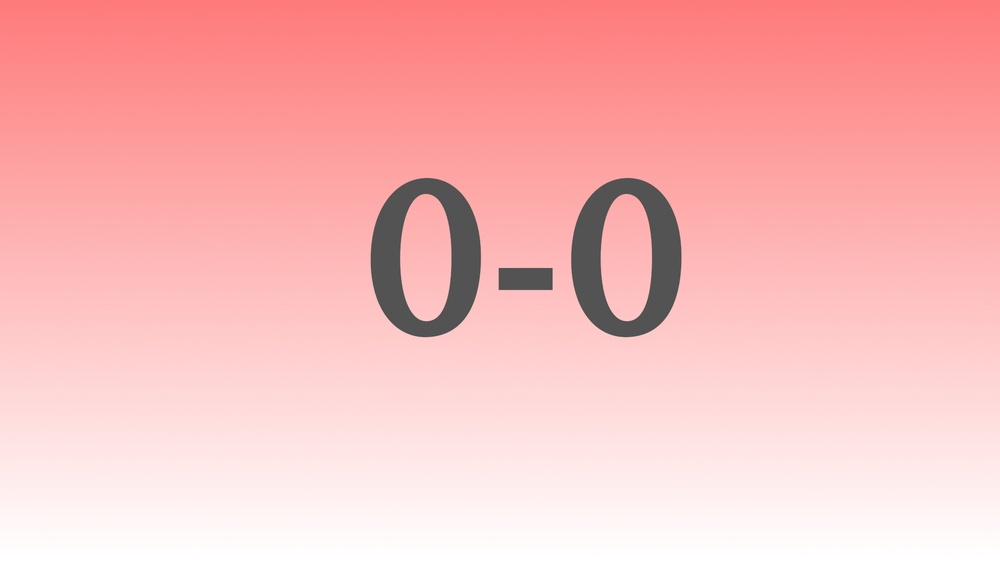
#> input picture samples/0_0.jpg, 1000 x 562 px, shrunk from 1920 x 1080 before the run
$ python immergeCV.py
#> lines starting #> are read from the running program, lines starting #| are printed output that depends on the picture
#!/bin/python
# -*- coding: utf-8 -*-
# Author: CWSun @ 20200518
# Needs openCV 4.2.0 with python 3.7+
from pathlib import Path
import numpy as np
import cv2 as cv

# ===== 手動輸入部分 Manual input =====
# 設定影像路徑
base_dir = Path(r"./samples") # 建議填完整路徑
# 檔案清單，注意：垂直的先放
img_path = [base_dir/"0_0.jpg",base_dir/"1_0.jpg",base_dir/"2_0.jpg",
            base_dir/"0_1.jpg",base_dir/"1_1.jpg",base_dir/"2_1.jpg",]
ver = 3; hor = 2
output_filename="MergedTif.tif"

# ===== 主程式 Main script =====
# Check dimension
if len(img_path) != ( ver * hor):
    raise ValueError("[Error] Insufficient image files.")
# Detect the dimension by reading first image
img0 = cv.imread(str(img_path[0]))
#> img0 is the input picture: shape (562, 1000, 3); mean B, G, R 185.5, 185.5, 248.4
if img0 is None:
    print(f"Cannot open the file {img_path[0]}. Please use ascii characters only.")
    print(f"無法開啟檔案 {img_path[0]}，請確認檔案路徑並'不含'非英文字元。")
    raise ValueError(f"Cannot open the file {img_path[0]}. Please use ascii characters only.")
rows, cols, deps = (None,None,None)
if img0.ndim == 3:
    rows, cols, deps = img0.shape
#> rows = 562; cols = 1000; deps = 3
    # Allocate memory
    img_f = np.zeros(shape=(rows*ver,cols*hor,3),dtype=img0.dtype)
    del img0
    # Fillin the data
    for j in range(hor):
        # hor
        for i in range(ver):
            # col
            print(f"Reading {str(img_path[j*ver+i])}")
            imgi = cv.imread(str(img_path[j*ver+i]))
            img_f[rows*i:rows*(i+1),cols*j:cols*(j+1),:] = imgi
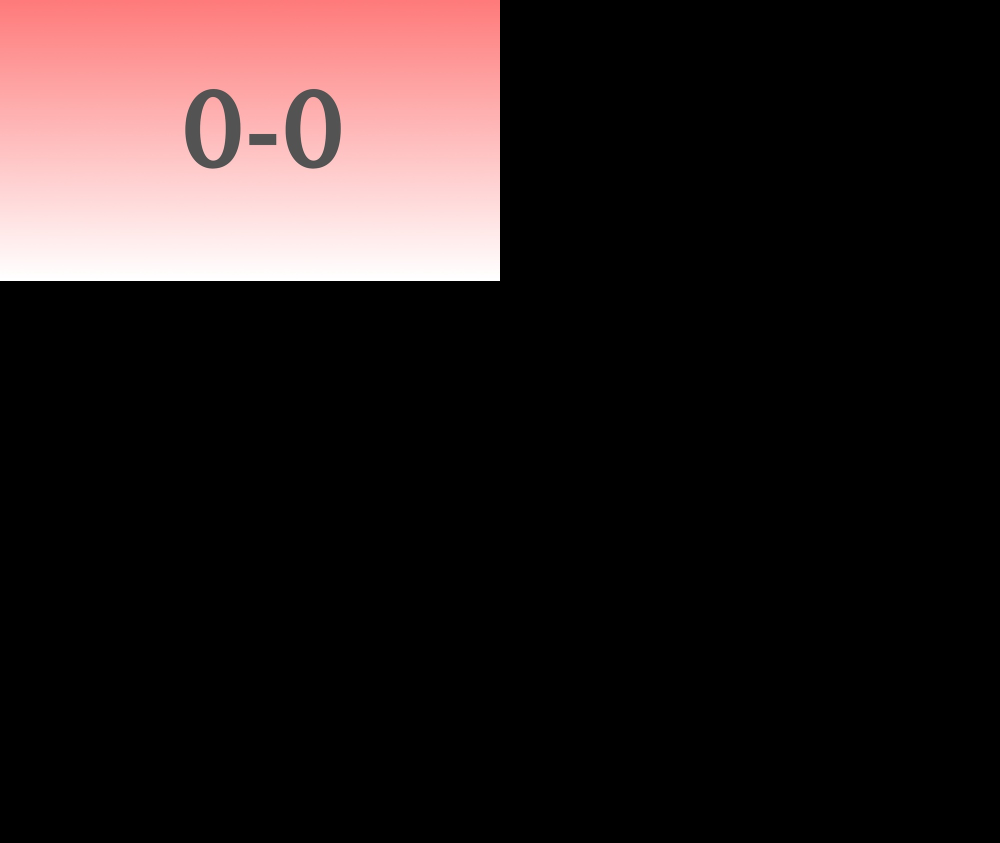
#> img_f: shape (1686, 2000, 3) (shown at 1/2 size); mean B, G, R 30.9, 30.9, 41.4
            del imgi
#> pass 2 of the loop `for j in range(hor):`:
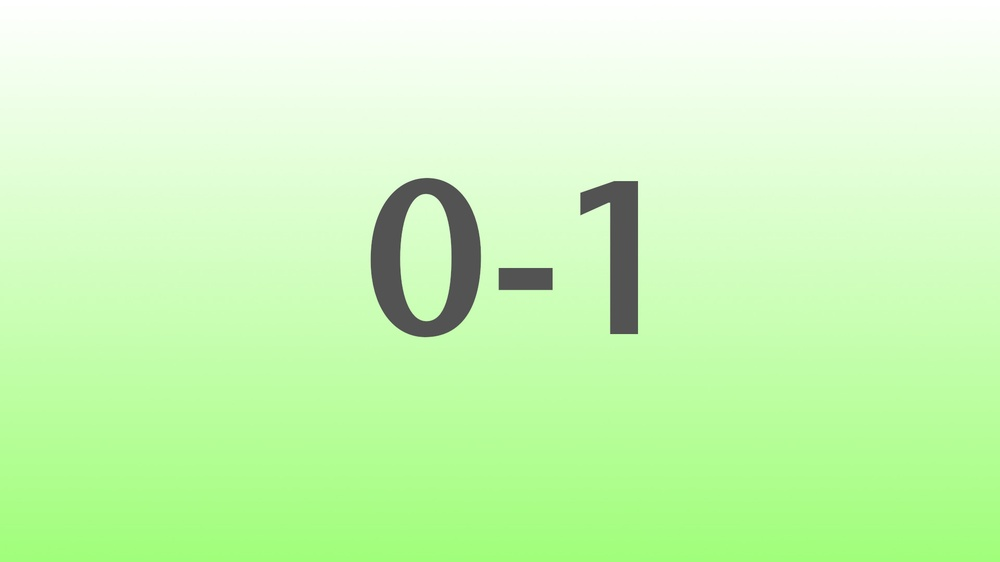
#> input picture samples/0_1.jpg, 1000 x 562 px, shrunk from 1920 x 1080 before the run
#> imgi is the input picture: shape (562, 1000, 3); mean B, G, R 185.6, 249.7, 204.2
#> `img_f[rows*i:rows*(i+1),cols*j:cols*(j+1),:] = imgi`:
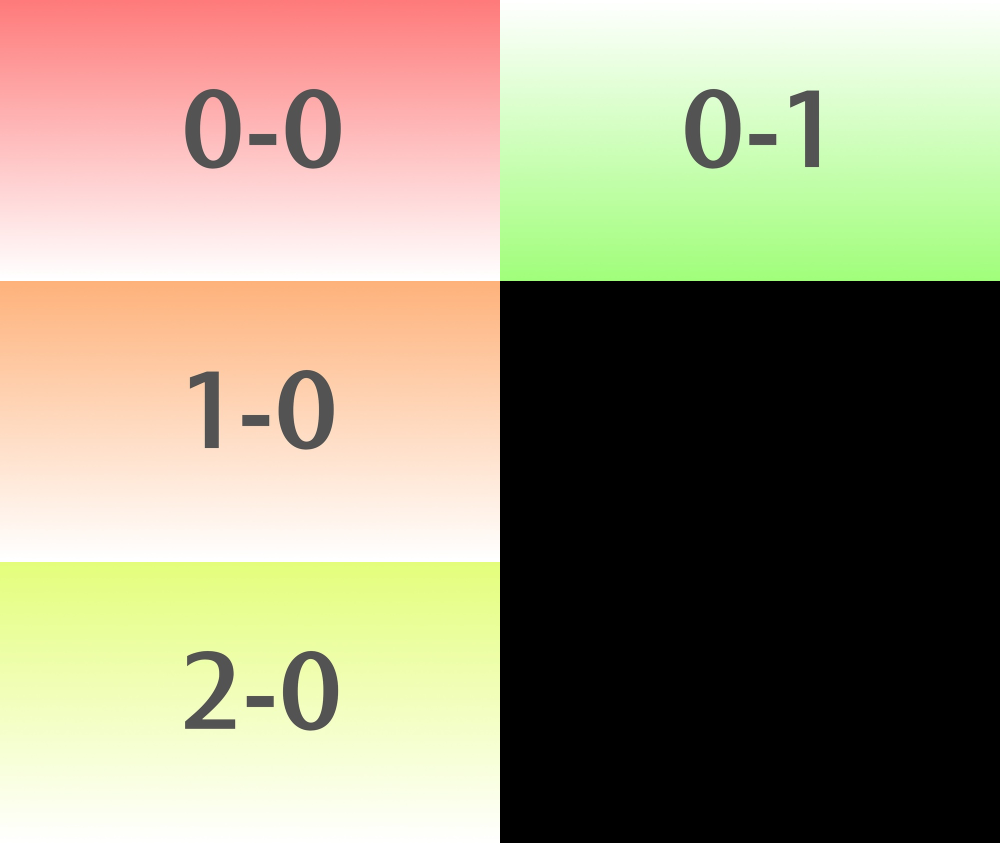
#> img_f: shape (1686, 2000, 3) (shown at 1/2 size); mean B, G, R 123.9, 149.6, 156.5

elif img0.ndim == 2:
    # Not tested yet
    rows, cols = img0.shape
    # Allocate memory
    img_f = np.zeros(shape=(rows*ver,cols*hor),dtype=img0.dtype)
    del img0
    # Fillin the data
    for j in range(hor):
        # hor
        for i in range(ver):
            # col
            print(f"Reading {str(img_path[j*ver+i])}")
            imgi = cv.imread(str(img_path[j*ver+i]))
            img_f[rows*i:rows*(i+1),cols*j:cols*(j+1)] = imgi
            del imgi


else:
    raise ValueError("[Dimension Error]")

# Save image
print(f"Saving image to {str(base_dir/output_filename)}")
cv.imwrite(str(base_dir/output_filename),img_f)
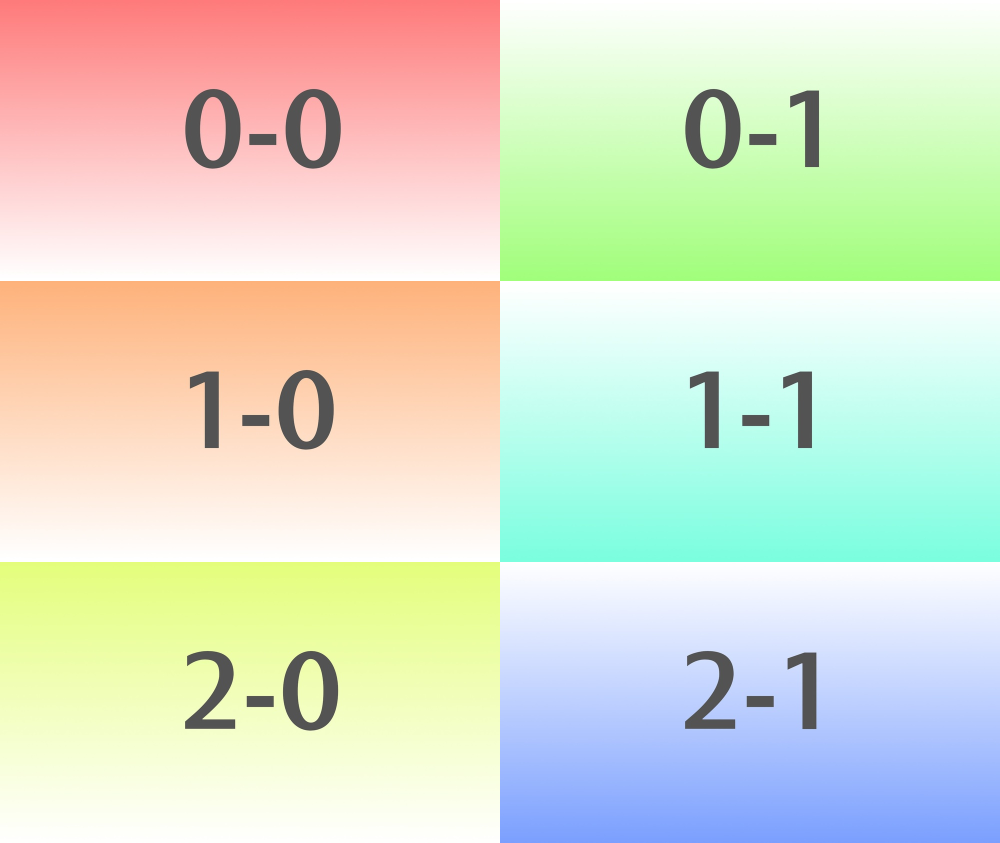
#> saved as MergedTif.tif: shape (1686, 2000, 3) (shown at 1/2 size); mean B, G, R 205, 225.4, 218.7
